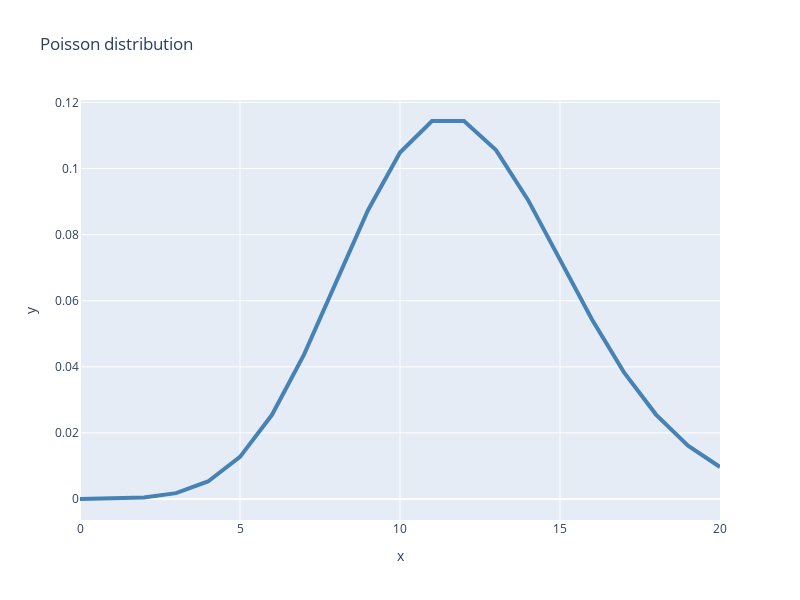

The cell this chart's notebook holds for it:
### Code cell
def poisson_individual(theta, y_range_steps):
    theta = 12
    y_range_steps = 20
    y =  np.linspace(0,y_range_steps,y_range_steps+1)
    p_theta = (theta**y * np.exp(-theta)) / factorial(y)
    fig = px.line(x=y, y=p_theta, color_discrete_sequence=["steelblue"], 
                      height=600, width=800, title="Poisson distribution")
    fig.data[0].line['width'] = 4
    fig.show()
    
poisson_individual()

### Figure 1 — Plotly figure (JSON) as saved in the notebook; plotly's stock layout.template omitted (floating-point values rounded to 4 significant figures)
{"data": [{"hovertemplate": "x=%{x}<br>y=%{y}<extra></extra>", "legendgroup": "", "line": {"color": "steelblue", "dash": "solid", "width": 4}, "mode": "lines", "name": "", "showlegend": false, "type": "scatter", "x": [0, 1, 2, 3, 4, 5, 6, 7, 8, 9, 10, 11, 12, 13, 14, 15, 16, 17, 18, 19, 20], "xaxis": "x", "y": [6.144e-06, 7.373e-05, 0.0004424, 0.00177, 0.005309, 0.01274, 0.02548, 0.04368, 0.06552, 0.08736, 0.1048, 0.1144, 0.1144, 0.1056, 0.09049, 0.07239, 0.05429, 0.03832, 0.02555, 0.01614, 0.009682], "yaxis": "y"}], "layout": {"height": 600, "legend": {"tracegroupgap": 0}, "title": {"text": "Poisson distribution"}, "width": 800, "xaxis": {"anchor": "y", "domain": [0, 1], "title": {"text": "x"}}, "yaxis": {"anchor": "x", "domain": [0, 1], "title": {"text": "y"}}}}
